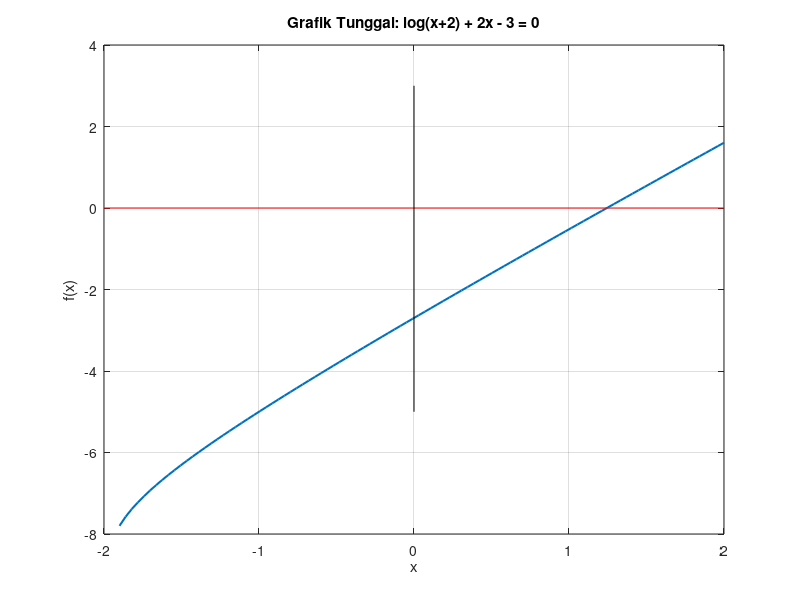

The MATLAB script that drew this image: (Note: this script raises an error after producing the figure.)
% Grafik Tunggal - Persamaan 3
x = linspace(-1.9, 2, 100);
f = @(x) log10(x + 2) + 2*x - 3;
plot(x, f(x), 'LineWidth', 1.5); grid on;
hold on;
line([-2, 2], [0, 0], 'Color', 'r');    % Sumbu X
line([0, 0], [-5, 3], 'Color', 'k');   % Sumbu Y
title('Grafik Tunggal: log(x+2) + 2x - 3 = 0');
xlabel('x'); ylabel('f(x)');
gtext('Akar');
hold off;
